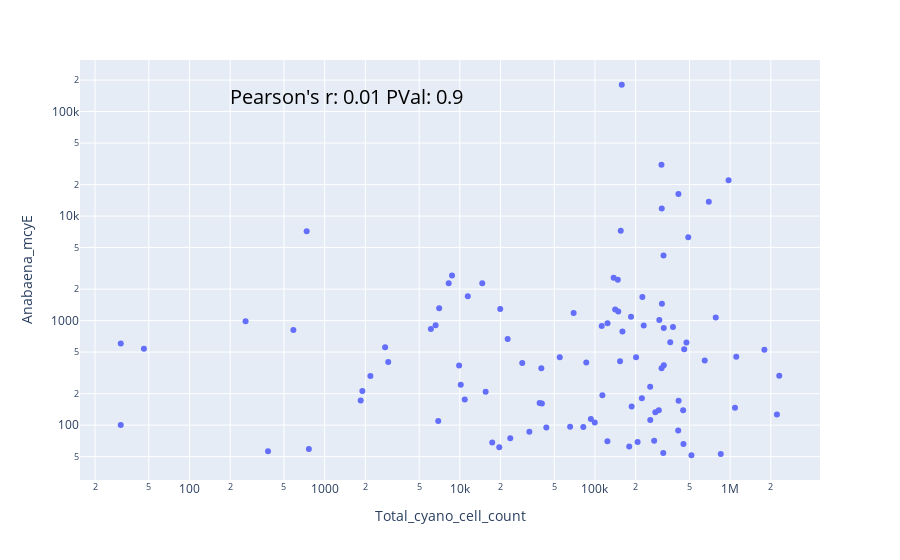

The cell this chart's notebook holds for it:
### Code cell
# Plot 3- Cell Count vs Anabaena_mcyE
corr = stats.pearsonr(CellCountVsA_mcyE['Anabaena_mcyE'], CellCountVsA_mcyE['Total_cyano_cell_count'])
fig = px.scatter(CellCountVsA_mcyE, x = 'Total_cyano_cell_count', y = 'Anabaena_mcyE',log_x=True,log_y=True)
fig.add_annotation(dict(font=dict(color='black',size=20),
                                        x=0.2,
                                        y=0.95,
                                        showarrow=False,
                                        text= "Pearson's r: " + str(round(corr[0], 2)) +"\nPVal: " + str(round(corr[1], 2)),
                                        textangle=0,
                                        xanchor='left',
                                        xref="paper",
                                        yref="paper"))
fig.show()

### Figure 1 — Plotly figure (JSON) as saved in the notebook; plotly's stock layout.template omitted (floating-point values rounded to 4 significant figures)
{"data": [{"hovertemplate": "Total_cyano_cell_count=%{x}<br>Anabaena_mcyE=%{y}<extra></extra>", "legendgroup": "", "marker": {"color": "#636efa", "symbol": "circle"}, "mode": "markers", "name": "", "orientation": "v", "showlegend": false, "type": "scatter", "x": [9884, 736, 0, 19914, 8276, 201426, 93251, 11457, 141180, 17374, 222305, 40108, 81997, 224255, 43672, 14667, 19587, 86240, 15533, 260, 22599, 2180, 6111, 0, 0, 31, 0, 0, 6621, 0, 7036, 46, 6926, 0, 764, 1901, 65484, 1848, 32709, 31, 2954, 0, 0, 587, 279654, 10166, 457245, 157881, 312961, 695697, 451643, 23631, 2801, 323110, 123864, 256643, 475221, 137433, 112212, 296837, 648804, 147586, 377776, 782901, 159728, 321598, 973986, 310512, 229510, 414673, 54902, 322996, 320245, 2220319, 179298, 415711, 69543, 853068, 2309896, 1086724, 1110405, 10882, 256150, 449321, 311067, 148820, 311994, 8760, 155164, 517417, 0, 40488, 206875, 28978, 490080, 1793582, 184842, 360581, 153384, 299376, 123658, 113498, 99665, 412834, 38961, 381, 186772, 274172], "xaxis": "x", "y": [372.5, 7150, 675, 1290, 2272.0, 445, 114.5, 1712.0, 1275, 68.25, 180.5, 350, 95.75, 1682.0, 95, 2278.0, 61.5, 397.5, 208.2, 985, 667.5, 295, 832.5, 65, 1310, 605, 300, 213, 905, 1568.0, 1310, 537.5, 109.5, 162.8, 59.25, 212.5, 96.5, 172.5, 86.5, 100.2, 402.5, 887.5, 345, 815, 133, 244, 532.5, 180500, 1448.0, 13750, 66, 74.75, 555, 375, 942.5, 112.2, 617.5, 2575, 890, 139, 415.0, 2458.0, 870.0, 1072.0, 787.5, 4200, 21975, 31000, 900, 16275, 445, 847.5, 54.25, 126.5, 62.5, 170.8, 1180, 53, 297.5, 146.2, 450, 175.5, 233, 138.5, 350, 1222.0, 11800, 2700, 7225, 51.5, 310, 160.8, 69, 392.5, 6275, 525, 1090, 620, 407.5, 1015, 70, 193.5, 105.8, 89, 163, 56.25, 151, 70.75], "yaxis": "y"}], "layout": {"annotations": [{"font": {"color": "black", "size": 20}, "showarrow": false, "text": "Pearson's r: 0.01\nPVal: 0.9", "textangle": 0, "x": 0.2, "xanchor": "left", "xref": "paper", "y": 0.95, "yref": "paper"}], "legend": {"tracegroupgap": 0}, "margin": {"t": 60}, "xaxis": {"anchor": "y", "domain": [0, 1], "title": {"text": "Total_cyano_cell_count"}, "type": "log"}, "yaxis": {"anchor": "x", "domain": [0, 1], "title": {"text": "Anabaena_mcyE"}, "type": "log"}}}
